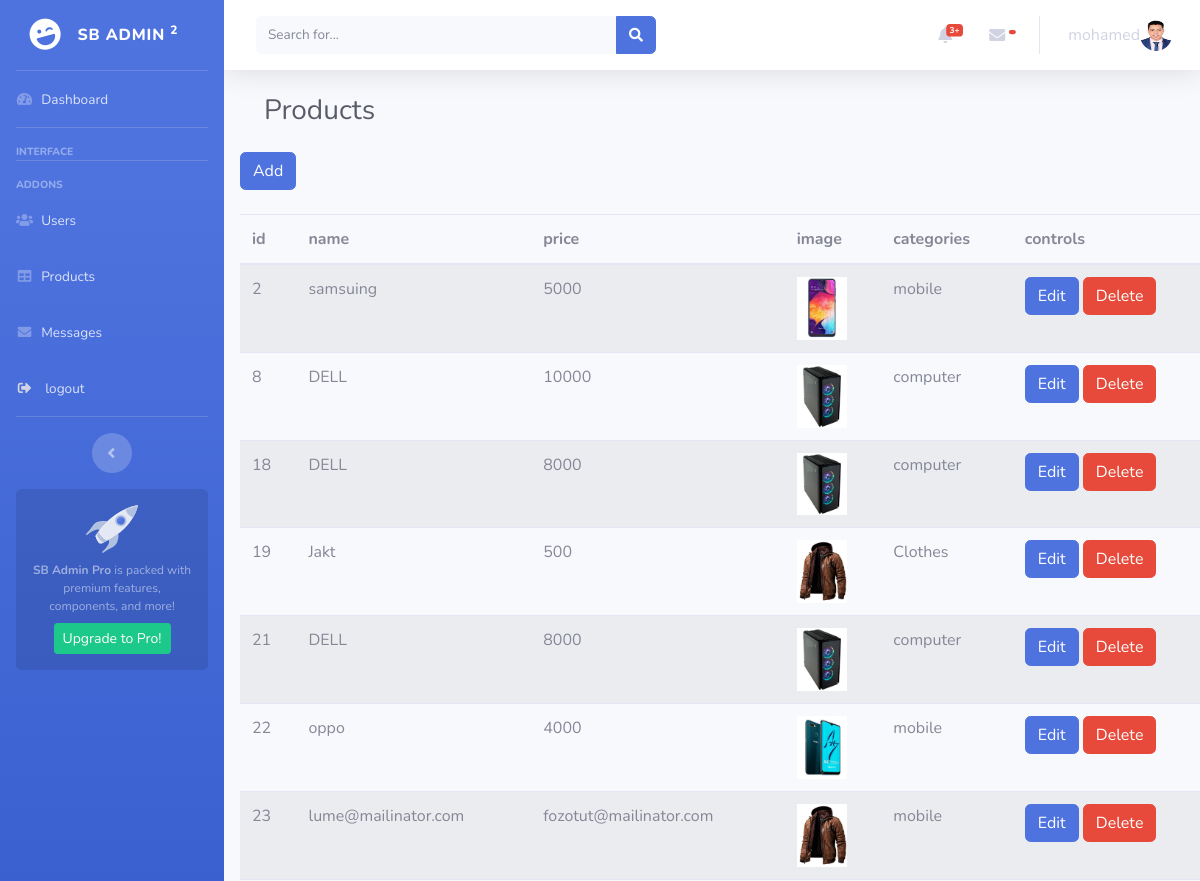
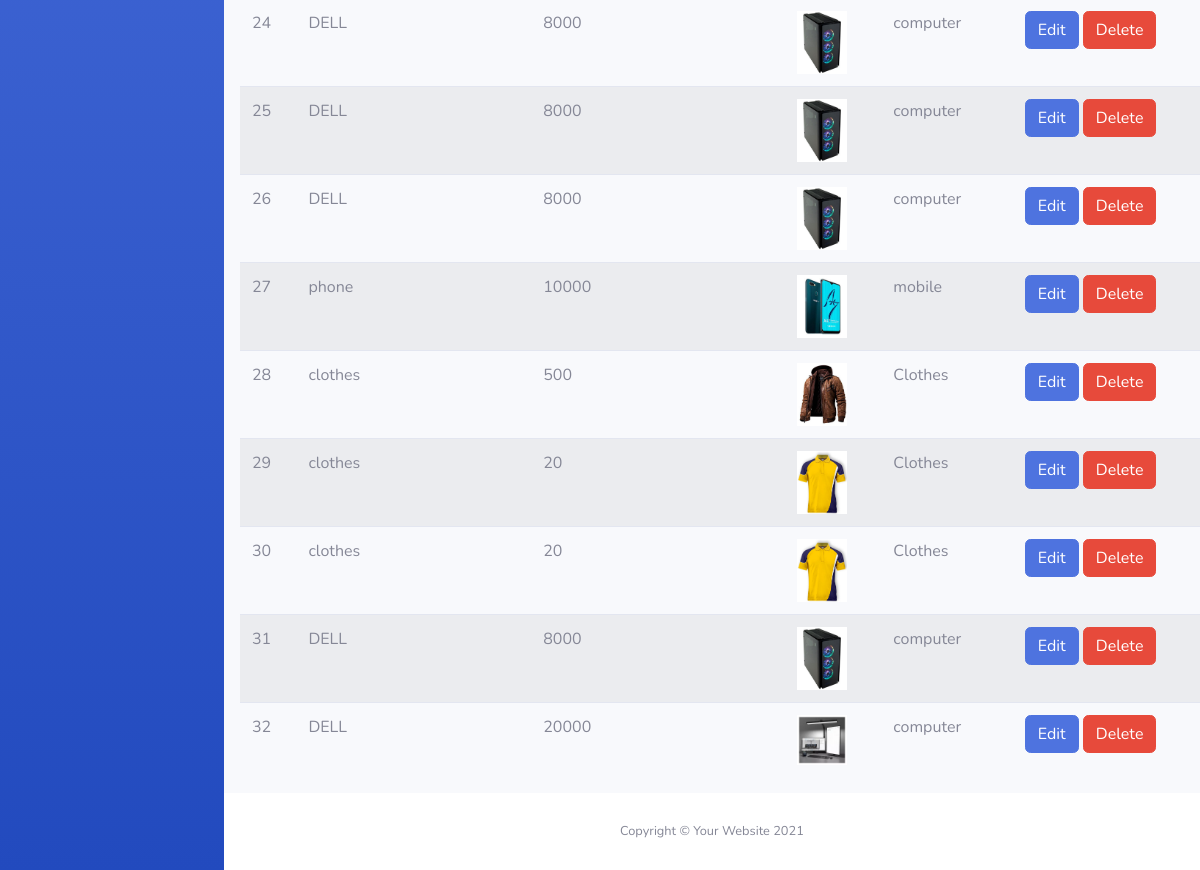
/admin/products.php (signed in), run on the app's committed database (2 pictures, top to bottom).
### tables this page shows
CREATE TABLE `users` (
  `id` int(11) NOT NULL,
  `username` varchar(255) NOT NULL,
  `email` varchar(255) NOT NULL,
  `address` varchar(255) NOT NULL,
  `gender` tinyint(4) NOT NULL,
  `priv` int(25) NOT NULL,
  `password` varchar(255) NOT NULL
);

CREATE TABLE `products` (
  `id` int(11) NOT NULL,
  `name` varchar(255) NOT NULL,
  `price` varchar(25) NOT NULL,
  `image` varchar(255) NOT NULL,
  `cat_id` int(11) NOT NULL
);

CREATE TABLE `categories` (
  `id` int(11) NOT NULL,
  `name` varchar(255) NOT NULL
);

### admin/design/products/products_view.php (the view, shortened to what this page needs)
<a class="btn btn-primary " href= "?action=add">Add</a>
                        <br>
                        <br>
                    <table class="table table-hover table- bordered table-striped">
                        <thead>
                            <tr>
                                <th>id</th>
                                <th>name</th>
                                <th>price </th>
                                <th>image</th>
                                <th>categories</th>
                                <th>controls</th>
                            </tr>
                        </thead>
                        <tbody>
            <?php
            require_once 'functions/connect.php';
            $select_products = "SELECT * FROM products";
            $query = $conn -> query($select_products);
            foreach($query as $products){
            ?>
                            <tr>
                                <td><?= $products['id'] ?></td>
                                <td><?= $products['name'] ?></td>
                                <td><?= $products['price'] ?></td>
                                <td><img style="width:50px;" src="images/<?=$products['image'];?>"></td>
                                <td><?php
                                $id=$products['cat_id'];
                                $selectCat="SELECT name FROM categories WHERE id=$id";
                                $selectCat=$conn->query($selectCat);
                                $selectCat=$selectCat->fetch_assoc();
                                echo $selectCat['name'];
                                ?></td>
                                <td>
                                <a class = "btn btn-primary" href= "?action=edit&id=<?=$products['id']?>">Edit</a>
<button type="button" class="btn btn-danger" data-toggle="modal" data-target="#id<?php echo $products['id']?>">
Delete
</button>
                                </td>
                            </tr>
    <?php  }  ?>
                        </tbody>
                    </table>

### admin/includes/navbar.php (shortened to what this page needs)
<div id="content-wrapper" class="d-flex flex-column">
    <div id="content">
 <nav class="navbar navbar-expand navbar-light bg-white topbar mb-4 static-top shadow">
<form
    class="d-none d-sm-inline-block form-inline mr-auto ml-md-3 my-2 my-md-0 mw-100 navbar-search">
    <div class="input-group">
        <input type="text" class="form-control bg-light border-0 small" placeholder="Search for..."
            aria-label="Search" aria-describedby="basic-addon2">
        <div class="input-group-append">
            <button class="btn btn-primary" type="button">
                <i class="fas fa-search fa-sm"></i>
            </button>
        </div>
    </div>
</form>
<ul class="navbar-nav ml-auto">
    <li class="nav-item dropdown no-arrow mx-1">
        <a class="nav-link dropdown-toggle" href="#" id="alertsDropdown" role="button"
            data-toggle="dropdown" aria-haspopup="true" aria-expanded="false">
            <i class="fas fa-bell fa-fw"></i>
            <span class="badge badge-danger badge-counter">3+</span>
        </a>
    </li>
    <li class="nav-item dropdown no-arrow mx-1">
        <a class="nav-link dropdown-toggle" href="#" id="messagesDropdown" role="button"
            data-toggle="dropdown" aria-haspopup="true" aria-expanded="false">
            <i class="fas fa-envelope fa-fw"></i>
            <span class="badge badge-danger badge-counter">
            </span>
        </a>
    </li>
    <li class="nav-item dropdown no-arrow">
        <a class="nav-link dropdown-toggle" href="#" id="userDropdown" role="button"
            data-toggle="dropdown" aria-haspopup="true" aria-expanded="false">
            <?php
                 require_once "functions/connect.php";
                 $userId= $_SESSION['login_id'];
                 $query = $conn -> query("SELECT * FROM users WHERE id = $userId");
                $user =  $query -> fetch_assoc();
                 echo $user['username'];
                ?>
            <img class="img-profile rounded-circle"
                src="../img/mido.jpeg">
        </a>
    </li>
</ul>
</nav>

### data on the page
users: username "mohamed"
products: id "2", name "samsuing", price "5000", image (picture), cat.name "mobile"
products: id "8", name "DELL", price "10000", image (picture), cat.name "computer"
products: id "18", name "DELL", price "8000", image (picture), cat.name "computer"
products: id "19", name "Jakt", price "500", image (picture), cat.name "Clothes"
products: id "21", name "DELL", price "8000", image (picture), cat.name "computer"
products: id "22", name "oppo", price "4000", image (picture), cat.name "mobile"
products: id "23", name "lume@mailinator.com", price "fozotut@mailinator.com", image (picture), cat.name "mobile"
products: id "24", name "DELL", price "8000", image (picture), cat.name "computer"
products: id "25", name "DELL", price "8000", image (picture), cat.name "computer"
products: id "26", name "DELL", price "8000", image (picture), cat.name "computer"
products: id "27", name "phone", price "10000", image (picture), cat.name "mobile"
products: id "28", name "clothes", price "500", image (picture), cat.name "Clothes"
products: id "29", name "clothes", price "20", image (picture), cat.name "Clothes"
products: id "30", name "clothes", price "20", image (picture), cat.name "Clothes"
products: id "31", name "DELL", price "8000", image (picture), cat.name "computer"
products: id "32", name "DELL", price "20000", image (picture), cat.name "computer"
